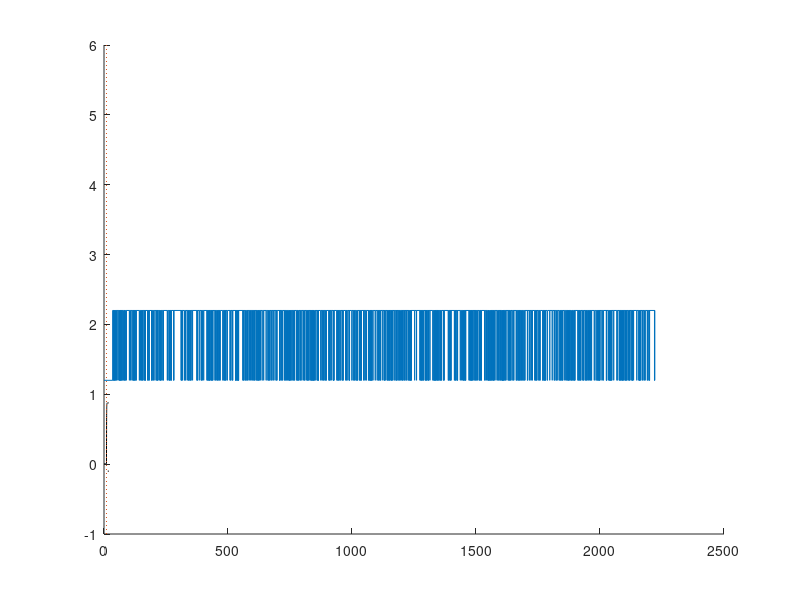

Source code (MATLAB):
% gillespie_vclamp.m
% runs the gillespie simultation for a two-state channel under voltage
% clamp
% 
function [output] = gillespie_vclamp

    NV = [1]; % number of channels

    ts = 10;  % time to switch V, ms
    tend = ts;    % time to end simulation, ms

    figure
    hold
    
    for i = 1:length(NV)
        [t, g] = gillespie_function(NV(i));
        output{i,1} = [t' g'];
        stairs(t,g/NV(i)+(length(NV)+1-i)*1.2) % plot normalized, offset conductance
        % axis([0 tend*1.05 -0.1 1.1]) % normalize plot axes
    end
    
    % plot deterministic solution
    tdet = [0:0.05:20];
    vi = -80;   % initial voltage, mV
    vf = -20;   % final voltage, mV
    [a0 b0 m0 ta0] = mparams(vi); % initial values of alpha, beta, minf and taum
    [a1 b1 m1 ta1] = mparams(vf);  % final values of alpha, beta, minf, and taum

    gdet = m0 + (tdet>ts).*(m1-m0).*(1-exp(-(tdet-ts)/ta1));
    output{length(NV)+1,1} = [tdet' gdet'];
    plot(tdet,gdet,'k')
    
    tscale = [15 20];
    gscale = [-0.1 -0.1];
    plot(tscale,gscale,'k')
    
    gdivide = [-1 6];
    plot([ts ts],gdivide,':')

end % main function


function [tv,N_open] = gillespie_function(N)
    gamma = 10; % open-channel conductance, pS
    %N  = 100;  % number of channels
    vi = -80;   % initial voltage, mV
    vf = -20;   % final voltage, mV
    ts = 10;  % time to switch V, ms
    tend = 222*ts;    % time to end simulation, ms
    [a0 b0 m0 ta0] = mparams(vi); % initial values of alpha, beta, minf and taum
    [a1 b1 m1 ta1] = mparams(vf);  % final values of alpha, beta, minf, and taum

    % seed random number generator
    rand('twister',sum(1000*clock));

    No = round(m0*N);   % initial number of open channels
    Nc = N-No;          % initial number of closed channels
	t = 0;  % initial time
	i = 1;  % counter for vector of transition times
	% simulate first portion
	tv(1) = 0;
	N_open(1)=No;
	while (t<tend)
        i = i + 1;
        if (t<ts)
            lm(i) = Nc*a0 + No*b0;
            beta = b0;
        else
            lm(i) = Nc*a1 + No*b1;
            beta = b1;
        end
        r = rand(2,1);
        dt(i) = 1/lm(i)*log(1/r(1));
        if (No*beta > r(2)*lm(i))
            No = No - 1;
            Nc = Nc + 1;
        else
            No = No + 1;
            Nc = Nc - 1;
        end
        N_open(i)=No;
        N_closed(i)=Nc;
        t = t+dt(i);
        tv(i) = t;
    end % while loop
    
end % gillespie_function

    
% mparams(v)
% returns taum and minf as functions of v
% HH (6 deg C) parameters

function [a,b,minf,taum] = mparams(v)
    a = alm(v);
    b = bem(v);
    taum = 1/(alm(v)+bem(v));
    minf = alm(v)*taum;
end

function alm = alm(v)
    x = -(v+40);
    y = 10;
    if abs(x/y) < 1.e-6
        alm = 0.1*y*(1 - x/y/2);    % this "trap" catches divide by zero errors
    else
        alm = 0.1*x/(exp(x/y) - 1);
    end % if/then function
end % function call

function bem = bem(v)
bem = 4*exp(-(v+65)/18);
end